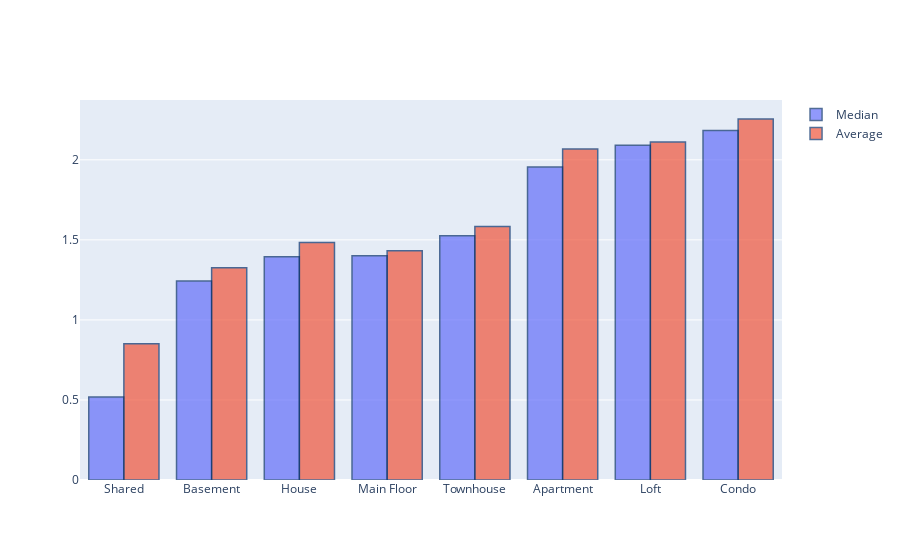

Source (notebook cell):
### Code cell
import plotly.graph_objects as go

xs = df_exp.type
fig = go.Figure(data=[
    go.Bar(name='Median', x=xs, y=df_exp['median_price_per_sq']),
    go.Bar(name='Average', x=xs, y=df_exp['avg_price_per_sq'])
])
# Change the bar mode
fig.update_layout(barmode='group')
# Customize aspect
fig.update_traces( marker_line_color='rgb(8,48,107)',
                  marker_line_width=1.5, opacity=0.7)

### Figure 1 — Plotly figure (JSON) as saved in the notebook; plotly's stock layout.template omitted (floating-point values rounded to 4 significant figures)
{"data": [{"marker": {"line": {"color": "rgb(8,48,107)", "width": 1.5}}, "name": "Median", "opacity": 0.7, "type": "bar", "x": ["Shared", "Basement", "House", "Main Floor", "Townhouse", "Apartment", "Loft", "Condo"], "y": [0.5185, 1.244, 1.394, 1.4, 1.526, 1.955, 2.091, 2.183]}, {"marker": {"line": {"color": "rgb(8,48,107)", "width": 1.5}}, "name": "Average", "opacity": 0.7, "type": "bar", "x": ["Shared", "Basement", "House", "Main Floor", "Townhouse", "Apartment", "Loft", "Condo"], "y": [0.8504, 1.326, 1.484, 1.432, 1.583, 2.068, 2.111, 2.255]}], "layout": {"barmode": "group"}}
